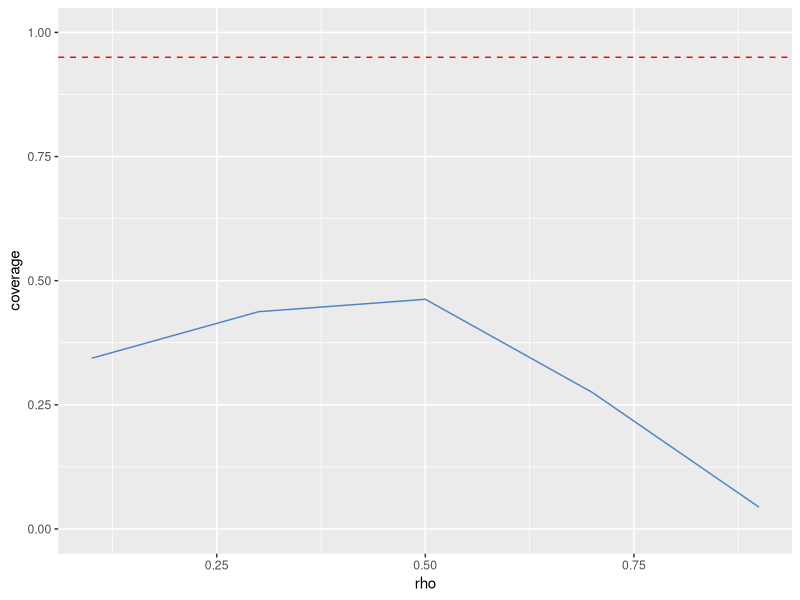
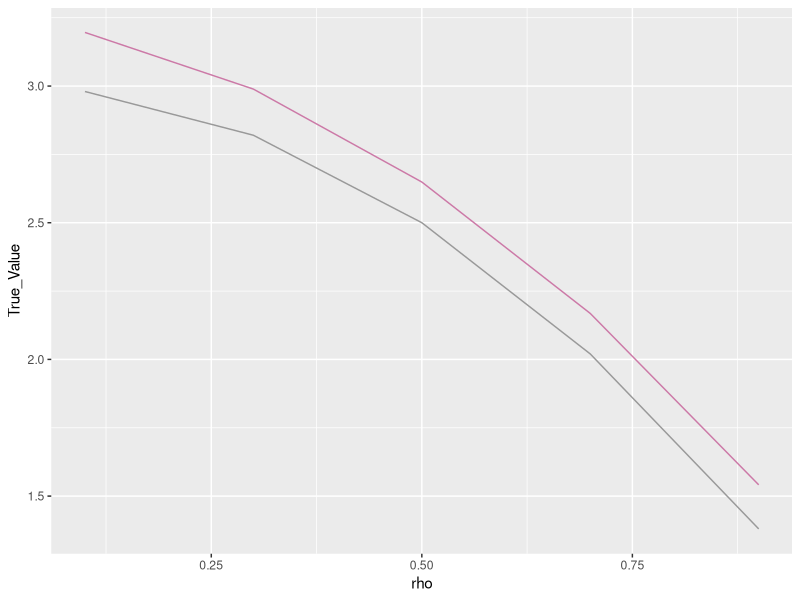

Recreate these plots in R, in order.
### In this document, I'll present some results from the large sample illustration
### of exploration1, where we used lm to estimate \hat{y}

library("ggplot2")

setwd("~/Working/Ning/Giles_Project_1/Code/Lu_Implementation/12-15/")

explor2_rho1 = data.matrix(read.csv("./var_explore_2_1_nof_rf_large_rho1.csv"))[,-c(1,6)]
explor2_rho3 = data.matrix(read.csv("./var_explore_2_1_nof_rf_large_rho3.csv"))[,-c(1,6)]
explor2_rho5 = data.matrix(read.csv("./var_explore_2_1_nof_rf_large_rho5.csv"))[,-c(1,6)]
explor2_rho7 = data.matrix(read.csv("./var_explore_2_1_nof_rf_large_rho7.csv"))[,-c(1,6)]
explor2_rho9 = data.matrix(read.csv("./var_explore_2_1_nof_rf_large_rho9.csv"))[,-c(1,6)]

bias_estimation <- rbind(colMeans(explor2_rho1), colMeans(explor2_rho3),
                         colMeans(explor2_rho5), colMeans(explor2_rho7),
                         colMeans(explor2_rho9))
bias_estimation <- cbind(bias_estimation, rowSums(bias_estimation) - 2*bias_estimation[,3] - bias_estimation[,1])
bias_estimation <- cbind(bias_estimation, 3-2*(seq(1,9,2)/10)^2, (seq(1,9,2)/10))
bias_estimation <- data.frame(bias_estimation)
colnames(bias_estimation) <- c("First_Term", "Second_Term", "Third_Term",
                               "Forth_Term", "Estimate", "True_Value", "rho")

estimation_plot = ggplot(data = bias_estimation, aes(x = rho))   +
  geom_line(aes(x = rho, y = Second_Term), color = "#D16103") +
  geom_line(aes(x = rho, y = Third_Term), color = "#52854C")  + 
  geom_line(aes(x = rho, y = Forth_Term), color = "#4E84C4")  +
  geom_line(aes(x = rho, y = True_Value), color = "#999999") 

estimation_plot = ggplot(data = bias_estimation, aes(x = rho)) + 
  geom_line(aes(x = rho, y = True_Value), color = "#999999") +
  geom_line(aes(x = rho, y = Estimate), color = "#CC79A7")


################################################################################
################################################################################
################################################################################
t_95 = qt(.975, 2000-1)

estimate_fun <- function(mat){
  return(rowSums(mat) - 2*mat[,3] - mat[,1])
}


eif_mean = 3-2*seq(from =.1, to = .9, by = .2)^2

var_explor2_rho1 = data.matrix(read.csv("./var_explore_2_1_nof_rf_large_rho1.csv"))[, 6]
var_explor2_rho3 = data.matrix(read.csv("./var_explore_2_1_nof_rf_large_rho3.csv"))[, 6]
var_explor2_rho5 = data.matrix(read.csv("./var_explore_2_1_nof_rf_large_rho5.csv"))[, 6]
var_explor2_rho7 = data.matrix(read.csv("./var_explore_2_1_nof_rf_large_rho7.csv"))[, 6]
var_explor2_rho9 = data.matrix(read.csv("./var_explore_2_1_nof_rf_large_rho9.csv"))[, 6]

coverage_mat <- cbind(var_explor2_rho1, var_explor2_rho3, var_explor2_rho5, 
                      var_explor2_rho7, var_explor2_rho9)
estimate_mat <- cbind(estimate_fun(explor2_rho1), estimate_fun(explor2_rho3),
                      estimate_fun(explor2_rho5), estimate_fun(explor2_rho7),
                      estimate_fun(explor2_rho9))
SE_vec <- sqrt(colMeans(coverage_mat)/1999)

coverage <- c()

for(i in 1:5){
  eif_Lower = eif_mean[i] - t_95*SE_vec[i]
  eif_Upper = eif_mean[i] + t_95*SE_vec[i]
  eif_covered =  mean(estimate_mat[,i]<= eif_Upper&estimate_mat[,i]>=eif_Lower)
  coverage[i]  = eif_covered
}


coverage



bias_estimation <- cbind(bias_estimation, coverage)

coverage_plot = ggplot(data = bias_estimation, aes(x = rho)) + 
  geom_line(aes(x = rho, y = coverage), color = "#4E84C4") +
  geom_hline(yintercept = 0.95, linetype = "dashed", color = "red") + ylim(0,1)

